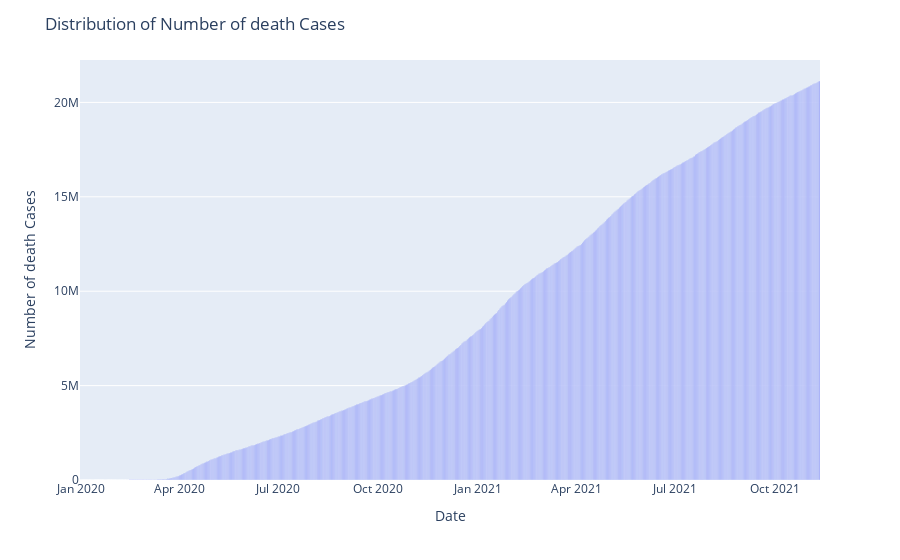

Notebook code cell kept with this figure:
### Markdown cell above
* Datewise number of deaths

### Code cell
fig=px.bar(x=datewise.index,y=datewise["total_deaths"])
fig.update_layout(title="Distribution of Number of death Cases",
                  xaxis_title="Date",yaxis_title="Number of death Cases")
fig.show()

### Figure 1 — Plotly figure (JSON) as saved in the notebook; plotly's stock layout.template omitted (floating-point values rounded to 4 significant figures; data arrays with more than 128 entries replaced by an {"elided": "..."} marker saying what was removed)
{"data": [{"alignmentgroup": "True", "hovertemplate": "x=%{x}<br>y=%{y}<extra></extra>", "legendgroup": "", "marker": {"color": "#636efa"}, "name": "", "offsetgroup": "", "orientation": "v", "showlegend": false, "textposition": "auto", "type": "bar", "x": {"elided": "681 str values"}, "xaxis": "x", "y": {"elided": "681 int values"}, "yaxis": "y"}], "layout": {"barmode": "relative", "legend": {"tracegroupgap": 0}, "margin": {"t": 60}, "title": {"text": "Distribution of Number of death Cases"}, "xaxis": {"anchor": "y", "domain": [0, 1], "title": {"text": "Date"}}, "yaxis": {"anchor": "x", "domain": [0, 1], "title": {"text": "Number of death Cases"}}}}
